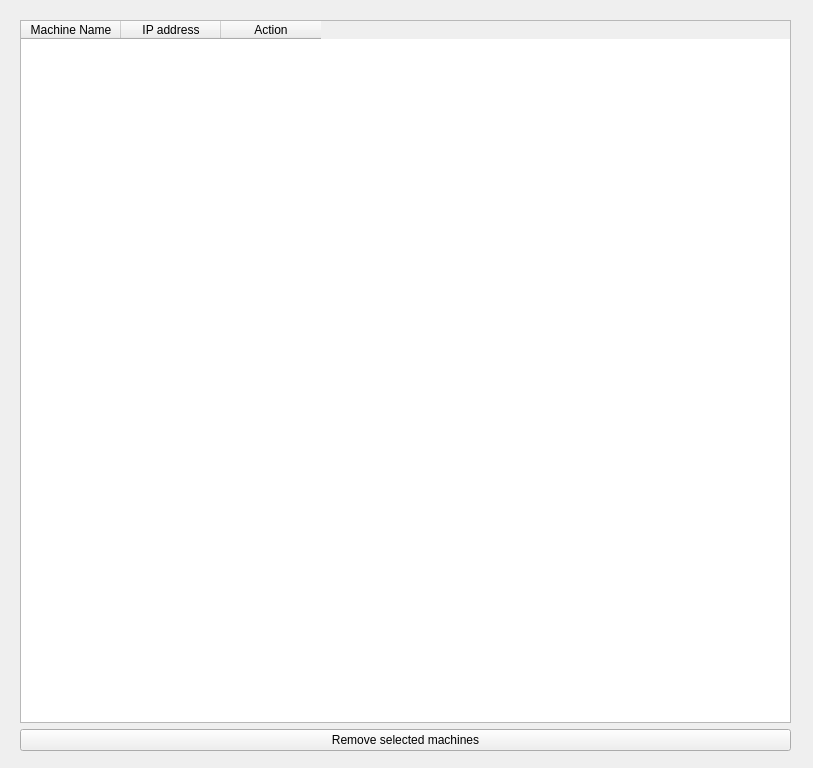
<?xml version="1.0" encoding="UTF-8"?>
<ui version="4.0">
 <class>Form</class>
 <widget class="QWidget" name="Form">
  <property name="geometry">
   <rect>
    <x>0</x>
    <y>0</y>
    <width>813</width>
    <height>768</height>
   </rect>
  </property>
  <property name="windowTitle">
   <string>Form</string>
  </property>
  <widget class="QWidget" name="gridLayoutWidget">
   <property name="geometry">
    <rect>
     <x>20</x>
     <y>20</y>
     <width>771</width>
     <height>731</height>
    </rect>
   </property>
   <layout class="QGridLayout" name="gridLayout">
    <item row="0" column="0">
     <widget class="TableWidget" name="MainTable">
      <column>
       <property name="text">
        <string>Machine Name</string>
       </property>
      </column>
      <column>
       <property name="text">
        <string>IP address</string>
       </property>
      </column>
      <column>
       <property name="text">
        <string>Action</string>
       </property>
      </column>
     </widget>
    </item>
    <item row="1" column="0">
     <widget class="PrimaryPushButton" name="RemoveMachinesButton">
      <property name="text">
       <string>Remove selected machines</string>
      </property>
     </widget>
    </item>
   </layout>
  </widget>
 </widget>
 <customwidgets>
  <customwidget>
   <class>PushButton</class>
   <extends>QPushButton</extends>
   <header>qfluentwidgets</header>
  </customwidget>
  <customwidget>
   <class>PrimaryPushButton</class>
   <extends>PushButton</extends>
   <header>qfluentwidgets</header>
  </customwidget>
  <customwidget>
   <class>TableWidget</class>
   <extends>QTableWidget</extends>
   <header>qfluentwidgets</header>
  </customwidget>
 </customwidgets>
 <resources/>
 <connections/>
</ui>
